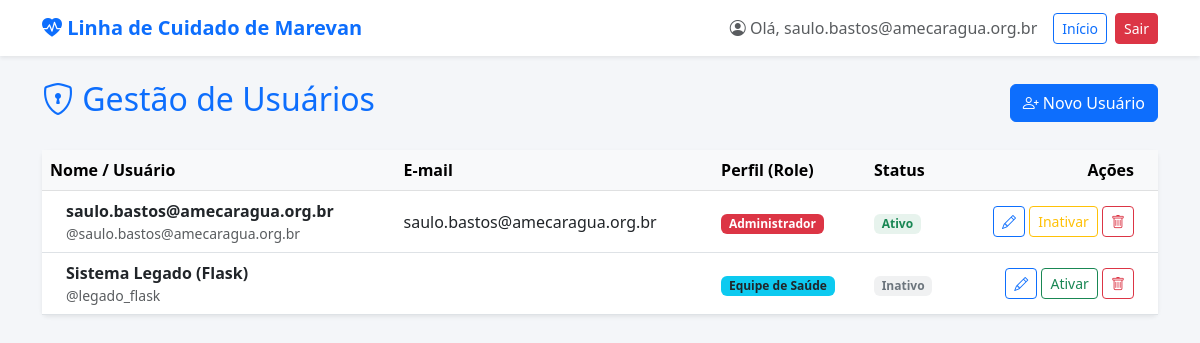
The page /admin-painel/usuarios/ (signed in) on the database as committed earlier.
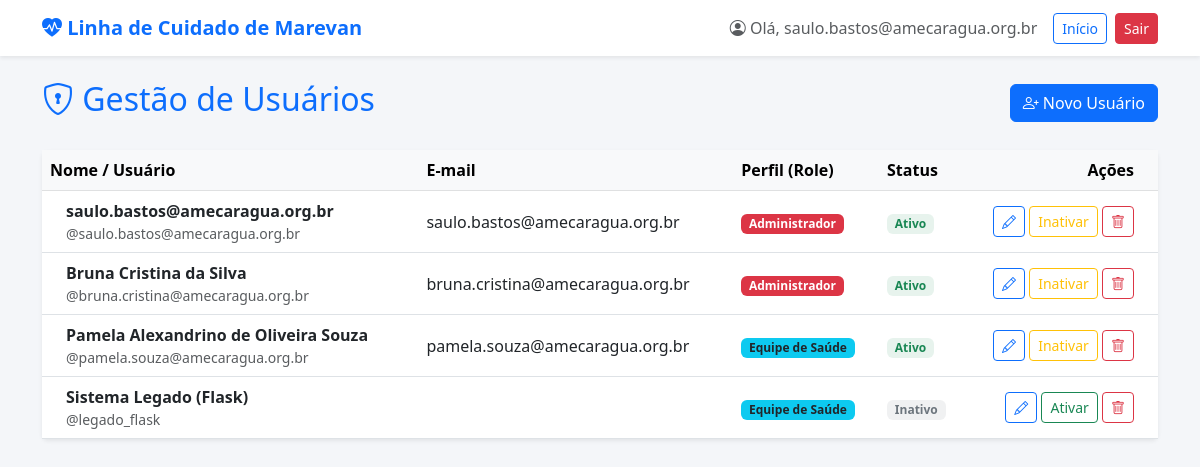
The same page on the database as committed later.
### core/models.py (models this page shows, shortened)
class Usuario(AbstractUser):
    mudar_senha = models.BooleanField(default=False, verbose_name="Forçar Troca de Senha")
    email_verificado = models.BooleanField(default=False, verbose_name="Email Verificado")
    TIPO_PROFISSIONAL_CHOICES = [
        ('MED', 'Médico'),
        ('ENF', 'Enfermeiro'),
        ('FAR', 'Farmacêutico'),
        ('ADM', 'Administrativo'),
    ]
    TIPO_REGISTRO_CHOICES = [('CRM', 'CRM'), ('COREN', 'COREN'), ('CRF', 'CRF')]
    tipo_profissional = models.CharField(max_length=3, choices=TIPO_PROFISSIONAL_CHOICES, null=True, blank=True)
    tipo_registro = models.CharField(max_length=10, choices=TIPO_REGISTRO_CHOICES, null=True, blank=True)
    registro_profissional = models.CharField(max_length=20, null=True, blank=True)
    drt = models.CharField(max_length=20, null=True, blank=True, verbose_name="DRT / Matrícula")

### core/views.py (the view)
# urls.py: path('admin-painel/usuarios/', views.gerenciar_usuarios, name='gerenciar_usuarios'),
@login_required
@admin_only
def gerenciar_usuarios(request):
    usuarios = Usuario.objects.all().order_by('first_name')
    return render(request, 'admin/usuarios.html', {'usuarios': usuarios})

### core/templates/admin/usuarios.html (shortened to what this page needs)
{% extends "base.html" %}
{% block content %}
<div class="d-flex justify-content-between align-items-center mb-4">
    <h2 class="text-primary"><i class="bi bi-shield-lock"></i> Gestão de Usuários</h2>
    <button class="btn btn-primary" onclick="novoUsuario()">
        <i class="bi bi-person-plus"></i> Novo Usuário
    </button>
</div>
<div class="card shadow-sm border-0">
    <div class="card-body p-0">
        <table class="table table-hover align-middle mb-0">
            <thead class="table-light">
                <tr>
                    <th>Nome / Usuário</th>
                    <th>E-mail</th>
                    <th>Perfil (Role)</th>
                    <th>Status</th>
                    <th class="text-end pe-4">Ações</th>
                </tr>
            </thead>
            <tbody>
                {% for u in usuarios %}
                <tr>
                    <td class="ps-4">
                        <span class="fw-bold">{{ u.get_full_name|default:u.username }}</span>
                        <small class="d-block text-muted">@{{ u.username }}</small>
                    </td>
                    <td>{{ u.email }}</td>
                    <td>
                        {% if u.is_superuser %}
                            <span class="badge bg-danger">Administrador</span>
                        {% else %}
                            <span class="badge bg-info text-dark">Equipe de Saúde</span>
                        {% endif %}
                    </td>
                    <td>
                        {% if u.is_active %}
                            <span class="badge bg-success bg-opacity-10 text-success">Ativo</span>
                        {% else %}
                            <span class="badge bg-secondary bg-opacity-10 text-secondary">Inativo</span>
                        {% endif %}
                    </td>
                    <td class="text-end pe-4">
                        <button class="btn btn-sm btn-outline-primary"
                                onclick="editarUsuario('{{ u.id }}', '{{ u.first_name }}', '{{ u.username }}', '{{ u.email }}', '{% if u.is_superuser %}admin{% else %}saude{% endif %}')"
                                title="Editar Usuário">
                            <i class="bi bi-pencil"></i>
                        </button>
                        <a href="{% url 'toggle_usuario_status' u.id %}"
                           class="btn btn-sm {% if u.is_active %}btn-outline-warning{% else %}btn-outline-success{% endif %}"
                           title="Alterar Status">
                            {% if u.is_active %}Inativar{% else %}Ativar{% endif %}
                        </a>
                        <button class="btn btn-sm btn-outline-danger"
                                onclick="confirmarExclusao('{{ u.id }}', '{{ u.username }}')"
                                title="Excluir Permanentemente">
                            <i class="bi bi-trash"></i>
                        </button>
                    </td>
                </tr>
                {% endfor %}
            </tbody>
        </table>
    </div>
</div>
{% endblock %}

### core/templates/base.html (shortened to what this page needs)
{% load static %}
<!DOCTYPE html>
<html lang="pt-br">
<head>
    <link href="https://cdn.jsdelivr.net/npm/bootstrap@5.3.0/dist/css/bootstrap.min.css" rel="stylesheet">
    <link rel="stylesheet" href="https://cdn.jsdelivr.net/npm/bootstrap-icons@1.10.0/font/bootstrap-icons.css">
</head>
<body>
    <nav class="navbar navbar-expand-lg navbar-light bg-white shadow-sm mb-4">
    <div class="container">
        <a class="navbar-brand" href="{% url 'index' %}">
            <i class="bi bi-heart-pulse-fill"></i> Linha de Cuidado de Marevan
        </a>
        {% if user.is_authenticated %}
        <div class="d-flex align-items-center">
            <span class="text-muted me-3">
                <i class="bi bi-person-circle"></i> Olá, {{ user.get_short_name|default:user.username }}
            </span>
            <a href="{% url 'index' %}" class="btn btn-outline-primary btn-sm me-2">Início</a>
            <a href="{% url 'logout' %}" class="btn btn-danger btn-sm">Sair</a>
        </div>
        {% endif %}
    </div>
</nav>
    <div class="container">
        {% block content %}{% endblock %}
    </div>
</body>
</html>

### core/templates/base.html (style rules this page uses)
body { background-color: #f4f6f9; }
.navbar-brand { font-weight: bold; color: #0d6efd !important; }

Rows that differ between the two databases and show on the page:
added Usuario: get_full_name "Bruna Cristina da Silva", username "bruna.cristina@amecaragua.org.br", email "bruna.cristina@amecaragua.org.br", is_superuser "Administrador", is_active "Ativo"
added Usuario: get_full_name "Pamela Alexandrino de Oliveira Souza", username "pamela.souza@amecaragua.org.br", email "pamela.souza@amecaragua.org.br", is_superuser "Equipe de Saúde", is_active "Ativo"
